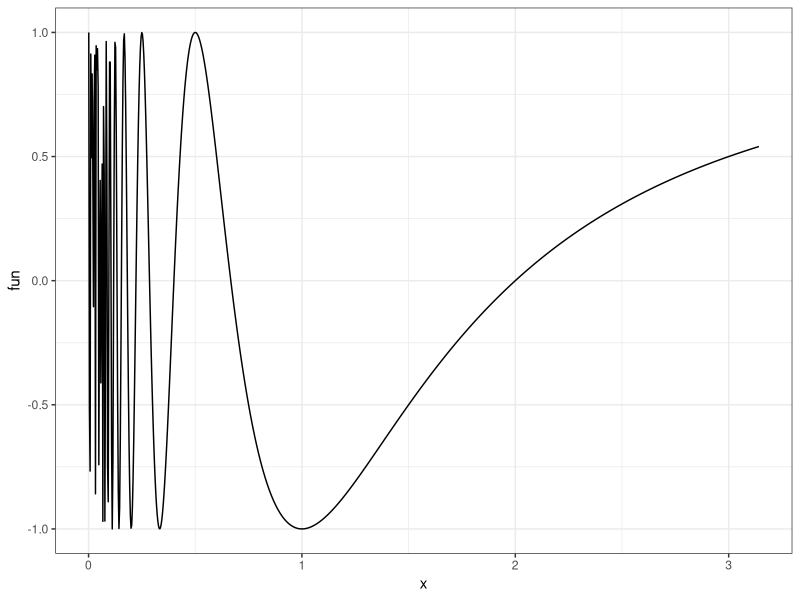

This figure's R source:
## ---- chunk 1
suppressPackageStartupMessages(library(tidyverse))
theme_set(theme_bw())
## ---- chunk 2
cos(1)
## ---- chunk 3
sin(1)
## ---- chunk 4
ggplot(data.frame(x = seq(1e-3, pi, length.out = 1000)) %>%
         mutate(fun = cos(pi / x))) +
  geom_line(aes(x, fun))
